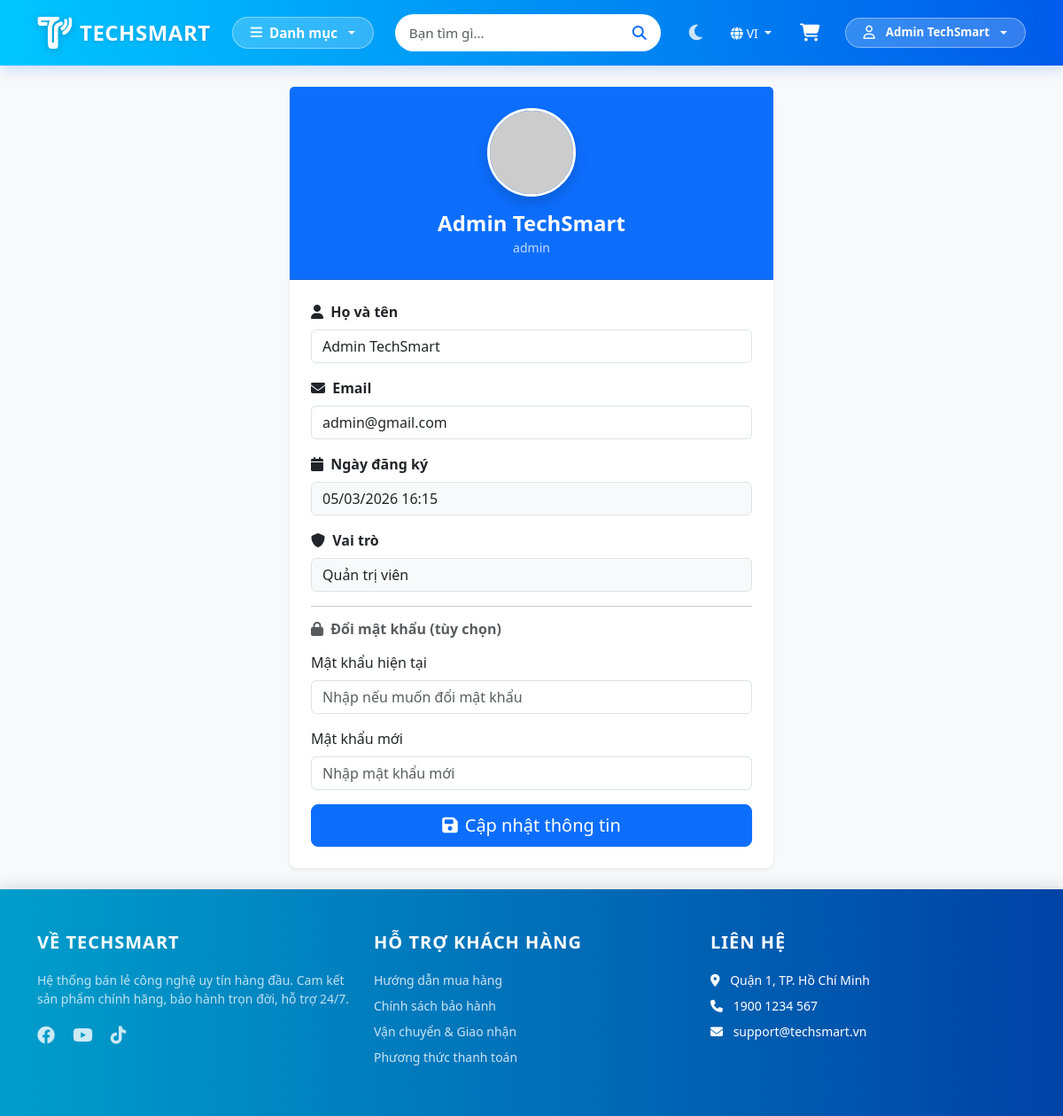
Before: /auth/profile (signed in) with the older database file.
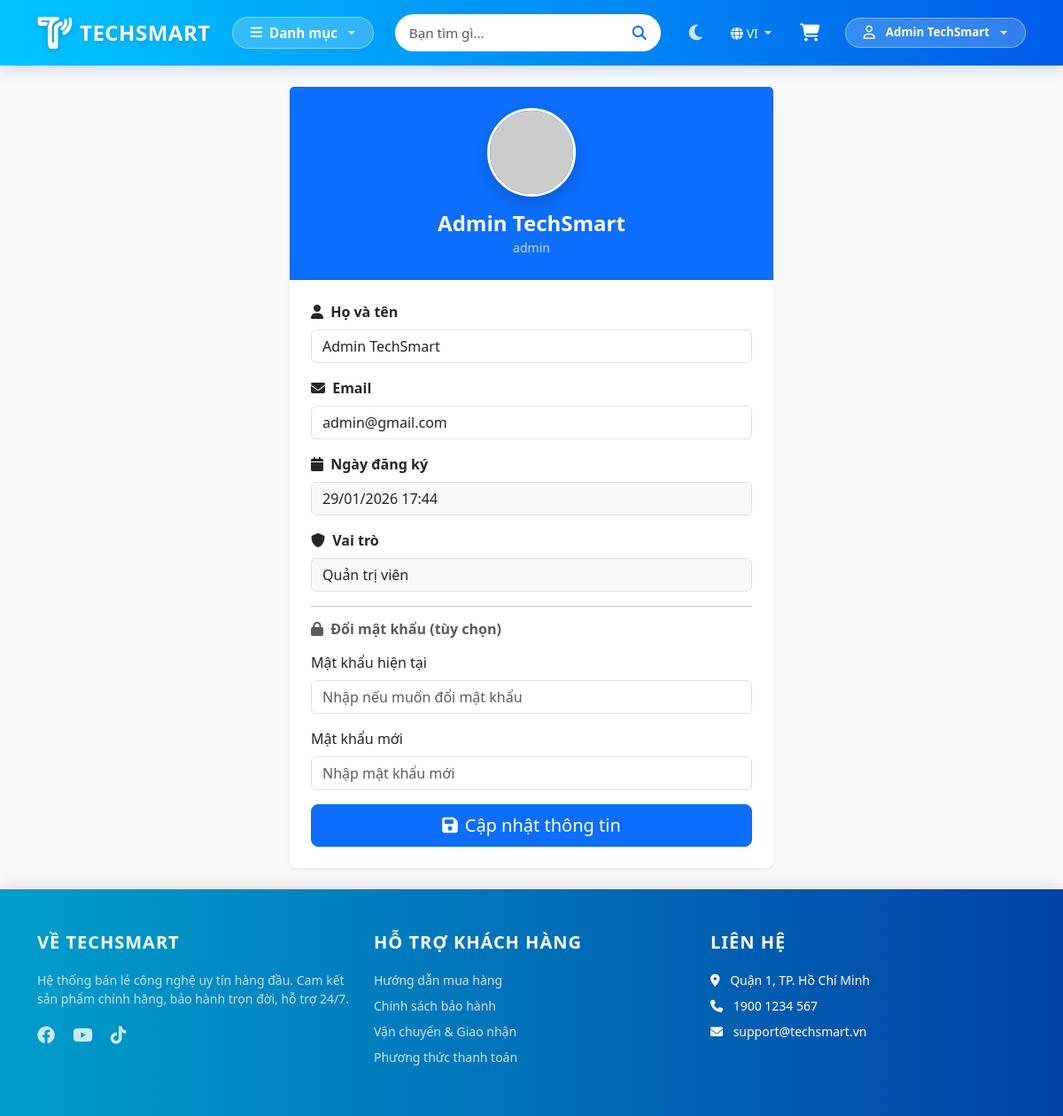
After: the same page with the newer database file.
### tables this page shows
CREATE TABLE `users` (
  `id` int(11) NOT NULL AUTO_INCREMENT,
  `fullname` varchar(100) DEFAULT NULL,
  `email` varchar(100) DEFAULT NULL,
  `phone` varchar(20) DEFAULT NULL,
  `address` varchar(255) DEFAULT NULL,
  `ward` varchar(100) DEFAULT NULL,
  `district` varchar(100) DEFAULT NULL,
  `password` varchar(255) DEFAULT NULL,
  `role` enum('customer','admin') DEFAULT 'customer',
  `is_locked` tinyint(1) DEFAULT 0,
  `created_at` timestamp NOT NULL DEFAULT current_timestamp(),
  `status` enum('active','locked') DEFAULT 'active',
  PRIMARY KEY (`id`),
  UNIQUE KEY `email` (`email`)
);

### app/controllers/AuthController.php (called while the page is built, shortened)
<?php
require_once dirname(__DIR__) . '/core/Controller.php';
class AuthController extends Controller {
    public function profile() {
        $userModel = $this->model('UserModel');
        $user = $userModel->getUserById($_SESSION['user_id']);
        $this->view('auth/profile', [
            'title' => 'Thông tin cá nhân',
            'user' => $user,
            'success' => $_SESSION['profile_success'] ?? null,
            'error' => $_SESSION['profile_error'] ?? null
        ]);
    }
}
?>

### app/core/App.php (called while the page is built, shortened)
<?php
class App {
    protected $method = 'index';
    public function __construct() {
        $url = $this->parseUrl();
        if(file_exists('../app/controllers/' . ucfirst($url[0] ?? '') . 'Controller.php')) {
            unset($url[0]);
        }
        $this->controller = new $this->controller;
        if(isset($url[1])) {
            if(method_exists($this->controller, $url[1])) {
                $this->method = $url[1];
                unset($url[1]);
            }
        }
        $this->params = $url ? array_values($url) : [];
        call_user_func_array([$this->controller, $this->method], $this->params);
    }
    public function parseUrl() {
        if(isset($_GET['url'])) {
            return explode('/', filter_var(rtrim($_GET['url'], '/'), FILTER_SANITIZE_URL));
        }
        return [];
    }
}
?>

### public/index.php (called while the page is built, shortened)
<?php
require_once ROOT . '/app/core/Database.php';
require_once ROOT . '/app/core/Controller.php';
require_once ROOT . '/app/core/App.php';
$app = new App();
?>

### app/core/Database.php (called while the page is built, shortened)
<?php
class Database {
    public function __construct() {
        try {
            $this->conn = new PDO("mysql:host=".DB_HOST.";dbname=".DB_NAME, DB_USER, DB_PASS);
        } catch(PDOException $e) {
            die("Connection failed: " . $e->getMessage());
        }
    }
}
?>

### app/models/UserModel.php (called while the page is built, shortened)
<?php
require_once dirname(__DIR__) . '/core/Database.php';
class UserModel extends Database {
    public function getUserById($id) {
        $stmt = $this->conn->prepare("SELECT * FROM users WHERE id = ?");
        $stmt->execute([$id]);
        return $stmt->fetch(PDO::FETCH_ASSOC);
    }
}
?>

### app/views/auth/profile.php (the view, shortened to what the changed rows need)
<?php require_once dirname(__DIR__) . '/layouts/header.php'; ?>
<div class="row justify-content-center">
    <div class="col-md-8 col-lg-6">
        <div class="card shadow-sm border-0 rounded-3">
            <div class="card-header bg-primary text-white text-center py-4">
                <div class="mb-3">
                    <img src="https://ui-avatars.com/api/?name=<?= urlencode($_SESSION['name'] ?? 'User') ?>&background=0d6efd&color=fff&size=100"
                         class="rounded-circle border border-3 border-white shadow" width="100">
                </div>
                <h4 class="mb-0 fw-bold"><?= htmlspecialchars($_SESSION['name'] ?? 'User') ?></h4>
                <small class="opacity-75"><?= $_SESSION['role'] ?? 'customer' ?></small>
            </div>
            <div class="card-body p-4">
                <form action="<?= BASE_URL ?>auth/updateProfile" method="POST">
                    <div class="mb-3">
                        <label class="form-label fw-bold"><i class="fa-solid fa-user me-1"></i> Họ và tên</label>
                        <input type="text" name="fullname" class="form-control" value="<?= htmlspecialchars($data['user']['fullname'] ?? $_SESSION['name'] ?? '') ?>" required>
                    </div>
                    <div class="mb-3">
                        <label class="form-label fw-bold"><i class="fa-solid fa-envelope me-1"></i> Email</label>
                        <input type="email" name="email" class="form-control" value="<?= htmlspecialchars($data['user']['email'] ?? '') ?>" required>
                    </div>
                    <div class="mb-3">
                        <label class="form-label fw-bold"><i class="fa-solid fa-calendar me-1"></i> Ngày đăng ký</label>
                        <input type="text" class="form-control bg-light" value="<?= isset($data['user']['created_at']) ? date('d/m/Y H:i', strtotime($data['user']['created_at'])) : 'N/A' ?>" disabled>
                    </div>
                    <div class="mb-3">
                        <label class="form-label fw-bold"><i class="fa-solid fa-shield me-1"></i> Vai trò</label>
                        <input type="text" class="form-control bg-light"
                               value="<?= ($_SESSION['role'] ?? 'customer') == 'admin' ? 'Quản trị viên' : 'Khách hàng' ?>" disabled>
                    </div>
                    <hr>
                    <h6 class="fw-bold text-muted mb-3"><i class="fa-solid fa-lock me-1"></i> Đổi mật khẩu (tùy chọn)</h6>
                    <div class="mb-3">
                        <label class="form-label">Mật khẩu hiện tại</label>
                        <input type="password" name="current_password" class="form-control" placeholder="Nhập nếu muốn đổi mật khẩu">
                    </div>
                    <div class="mb-3">
                        <label class="form-label">Mật khẩu mới</label>
                        <input type="password" name="new_password" class="form-control" placeholder="Nhập mật khẩu mới">
                    </div>
                    <div class="d-grid">
                        <button type="submit" class="btn btn-primary btn-lg">
                            <i class="fa-solid fa-save me-2"></i>Cập nhật thông tin
                        </button>
                    </div>
                </form>
            </div>
        </div>
    </div>
</div>
<?php require_once dirname(__DIR__) . '/layouts/footer.php'; ?>

Changed rows visible on the page:
changed users "Admin TechSmart": created_at "05/03/2026 16:15" → "29/01/2026 17:44"
